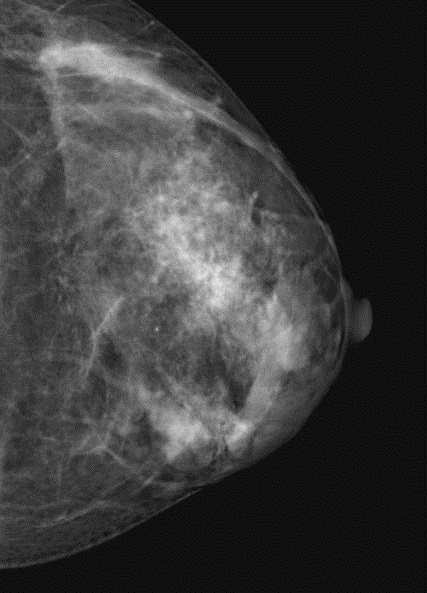
#> input picture basic-8/1.jpg, 427 x 593 px, found by its file name
$ python 'Color Transformation.py'
#> lines starting #> are read from the running program, lines starting #| are printed output that depends on the picture
import cv2
import numpy as np
import matplotlib.pyplot as plt

# 读取图像
image = cv2.imread("basic-8/1.jpg")
#> image is the input picture: shape (593, 427, 3); min 0, max 243, mean 59

# 显示原始图像
plt.subplot(1, 3, 1)
plt.imshow(cv2.cvtColor(image, cv2.COLOR_BGR2RGB))
plt.title("Original Image")

# 转换为灰度图像
image_gray = cv2.cvtColor(image, cv2.COLOR_BGR2GRAY)
plt.subplot(1, 3, 2)
plt.imshow(image_gray, cmap="gray")
plt.title("Gray Image")

# 获取图像的高度和宽度
h, w = image_gray.shape
#> h = 593; w = 427
L = 255

# 预定义伪彩色通道
r = np.zeros_like(image_gray, dtype=np.uint8)
g = np.zeros_like(image_gray, dtype=np.uint8)
b = np.zeros_like(image_gray, dtype=np.uint8)

# 使用条件索引映射
r = np.where(
    image_gray <= L / 4,
    0,
    np.where(
        image_gray <= L / 2,
        0,
        np.where(image_gray <= 3 * L / 4, 4 * image_gray - 2 * L, L),
    ),
)
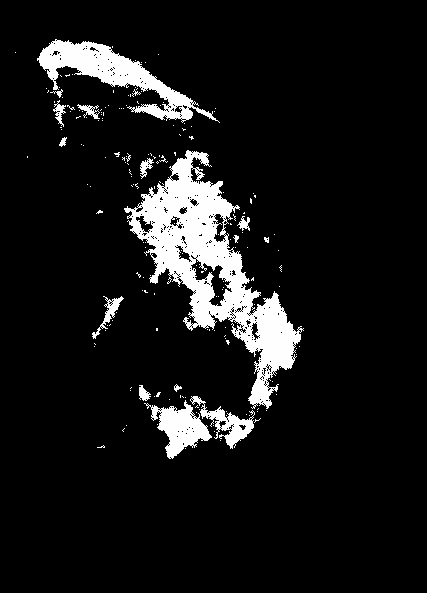
#> r: shape (593, 427) uint16; min 0, max 65278, mean 5771.3; drawn with min black and max white
g = np.where(
    image_gray <= L / 4,
    4 * image_gray,
    np.where(
        image_gray <= L / 2,
        L,
        np.where(image_gray <= 3 * L / 4, L, -4 * image_gray + 4 * L),
    ),
)
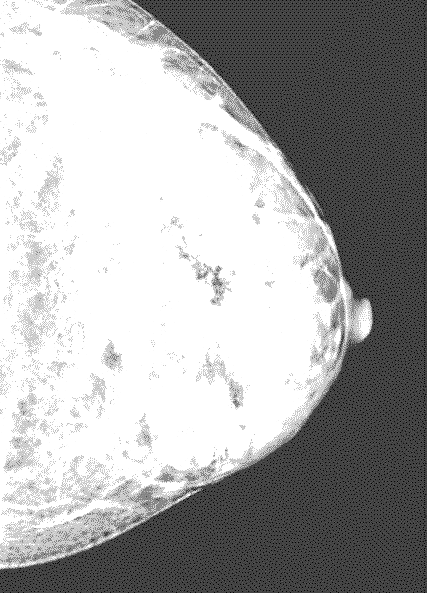
#> g: shape (593, 427) int16; min 0, max 255, mean 168
b = np.where(
    image_gray <= L / 4, L, np.where(image_gray <= L / 2, -4 * image_gray + 2 * L, 0)
)
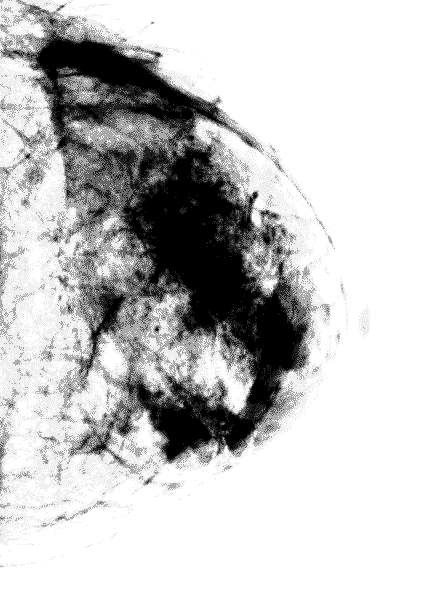
#> b: shape (593, 427) int16; min 0, max 255, mean 197.1

# 合并 R, G, B 通道形成伪彩色图像
rgbim = np.stack([r, g, b], axis=-1)
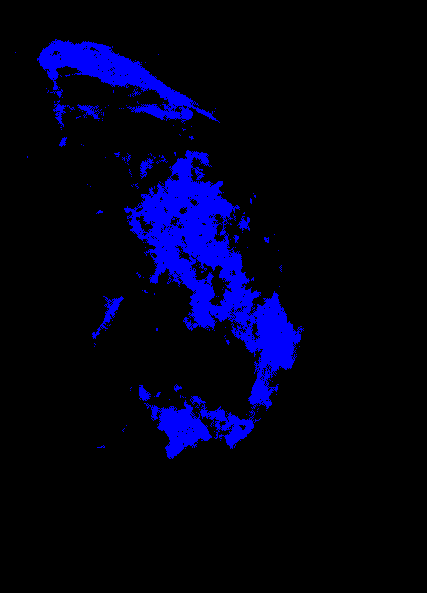
#> rgbim: shape (593, 427, 3) int32; mean of channels 0, 1, 2 5771.3, 168, 197.1; drawn with min black and max white

# 归一化到0-1范围（Matplotlib需要）
rgbim = rgbim / 255.0

# 显示伪彩图像
plt.subplot(1, 3, 3)
plt.imshow(rgbim)
plt.title("Pseudo-color Image")

plt.show()
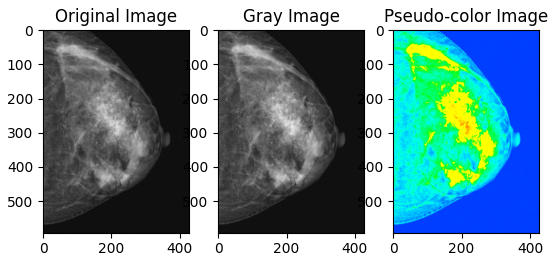
#> figure drawn by matplotlib, 3 panels

$ run again, with basic-8/2.jpg copied over basic-8/1.jpg
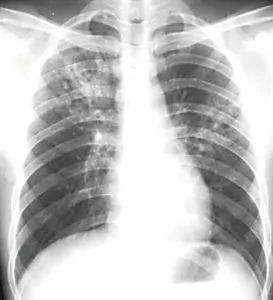
#> input picture basic-8/2.jpg, 273 x 300 px, found by its file name
#> image is the input picture: shape (300, 273, 3); mean B, G, R 193.9, 194, 194
#> `rgbim = np.stack([r, g, b], axis=-1)`:
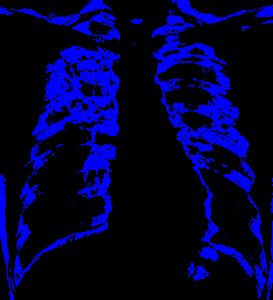
#> rgbim: shape (300, 273, 3) int32; mean of channels 0, 1, 2 13118, 140.7, 23.9; drawn with min black and max white
#> `plt.show()`:
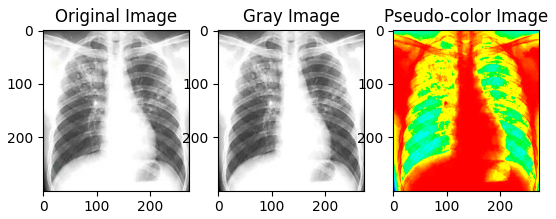
#> figure drawn by matplotlib, 3 panels
